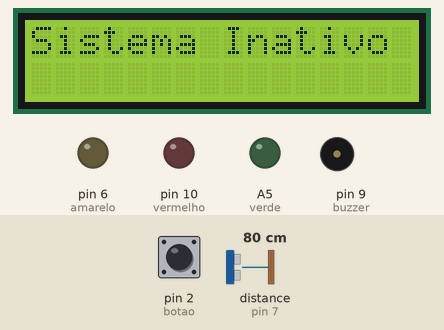
This sketch was run on a simulated Arduino Uno, built with avr-gcc and run on an emulated ATmega328P. Parts: 16×2 character LCD, output pins drawn as LEDs (lit = HIGH), buzzer (waves = sounding). The inputs (shaded band) are chosen by the test bench; at power-on: pin 2 (botao) HIGH, distance to the obstacle (sensor on pin 7) 80 cm. The echo pulse lasts 58.3 µs per cm; pins used as bus, display or sensor lines are not drawn.

Above: at 1.2 s.
1.3 s: pin 2 (botao) pulled LOW for 0.15 s
At 2.6 s:
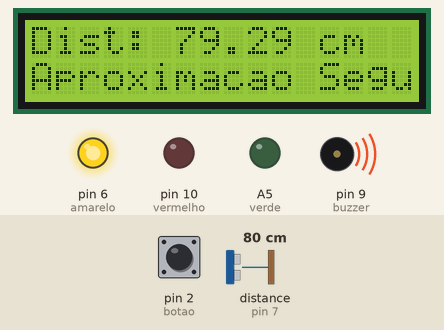
2.9 s: distance to the obstacle (sensor on pin 7) set to 86 cm
At 3.3 s:
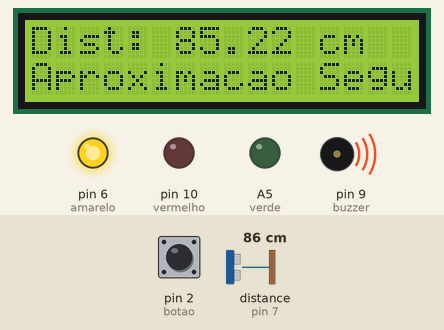
4.4 s: distance to the obstacle (sensor on pin 7) set to 94 cm
At 5.3 s:
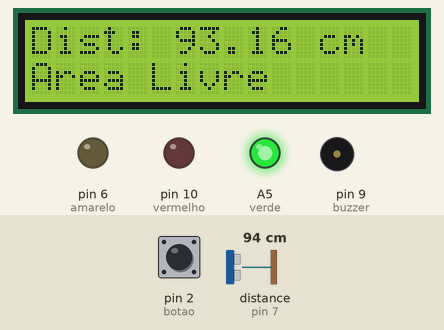
6.0 s: distance to the obstacle (sensor on pin 7) set to 2 cm
At 7.1 s:
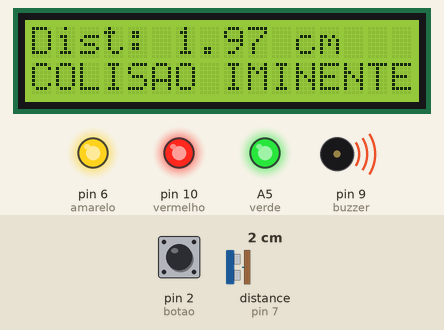
7.5 s: pin 2 (botao) pulled LOW for 1 s
At 9.4 s:
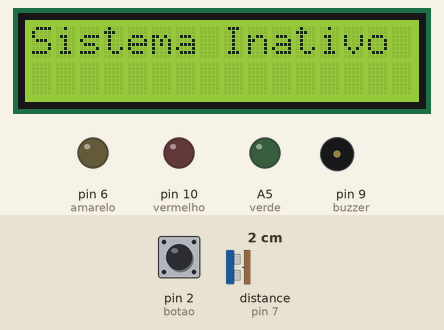
11.5 s: pin 2 (botao) pulled LOW for 3.2 s
At 15.5 s:
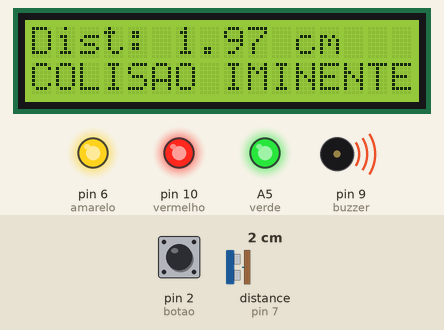
Timing chart, 0 to 17.0 s (numbered marks = the images above; inputs shaded):
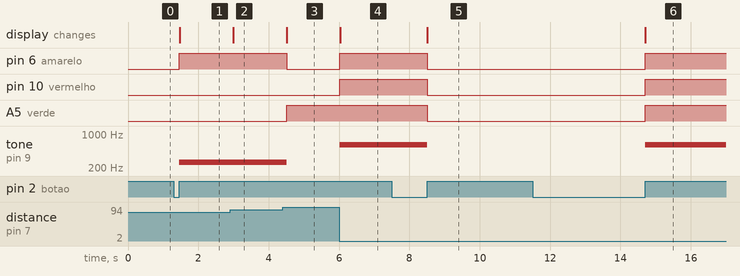

Measured:
- the behaviour switches between 90 and 91 cm on distance to the obstacle (sensor on pin 7) (found by bisection; images 2 and 3)
- after the input at 1.3 s, pin 6 (amarelo): LOW → HIGH after 0.16 s; tone on pin 9 (buzzer): silent → 262 Hz after 0.16 s; the display: changes after 0.17 s (image 1)
- after the input at 2.9 s, the display: changes after 0.09 s (image 2)
- after the input at 4.4 s, pin 6 (amarelo): HIGH → LOW after 0.11 s; A5 (verde): LOW → HIGH after 0.11 s; tone on pin 9 (buzzer): 262 Hz → silent after 0.11 s; the display: changes after 0.11 s (image 3)
- after the input at 6.0 s, pin 6 (amarelo), pin 10 (vermelho): LOW → HIGH at once; tone on pin 9 (buzzer): silent → 600 Hz at once; the display: changes at once (image 4)
- after the input at 7.5 s, pin 6 (amarelo), pin 10 (vermelho), A5 (verde): HIGH → LOW after 1.0 s; tone on pin 9 (buzzer): 600 Hz → silent after 1.0 s; the display: changes after 1.0 s (image 5)
- after the input at 11.5 s, pin 6 (amarelo), pin 10 (vermelho), A5 (verde): LOW → HIGH after 3.2 s; tone on pin 9 (buzzer): silent → 600 Hz after 3.2 s; the display: changes after 3.2 s (image 6)

The sketch:

main.ino
```cpp
#include <LiquidCrystal.h>

// Definição de pinos
#define verde A5
#define amarelo 6
#define vermelho 10
#define buzzer 9
#define trigger 13
#define echo 7
#define botao 2

LiquidCrystal lcd(12, 11, 5, 4, 3, 8);

// Variáveis
float tempo;
float distancia;
volatile int estado = LOW;
unsigned long x = 0;

// ---------------------- SETUP ----------------------
void setup() {
  pinMode(verde, OUTPUT);
  pinMode(amarelo, OUTPUT);
  pinMode(vermelho, OUTPUT);
  pinMode(buzzer, OUTPUT);
  pinMode(trigger, OUTPUT);
  pinMode(echo, INPUT);
  pinMode(botao, INPUT_PULLUP);

  digitalWrite(trigger, LOW);

  lcd.begin(16, 2);
  lcd.print("Sistema Pronto");

  x = millis();

  attachInterrupt(digitalPinToInterrupt(botao), rup, RISING);
}

// ---------------------- LOOP ----------------------
void loop() {

  if (estado == HIGH) {

    if ((millis() - x) > 500) {

      digitalWrite(trigger, HIGH);
      delayMicroseconds(10);
      digitalWrite(trigger, LOW);

      tempo = pulseIn(echo, HIGH);
      distancia = tempo * 0.034 / 2;

      x = millis();

      lcd.clear();
      lcd.setCursor(0, 0);
      lcd.print("Dist: ");
      lcd.print(distancia);
      lcd.print(" cm");
    }

    // -------- Lógica de distância --------

    if (distancia > 90) {
      digitalWrite(verde, HIGH);
      digitalWrite(amarelo, LOW);
      digitalWrite(vermelho, LOW);
      noTone(buzzer);

      lcd.setCursor(0, 1);
      lcd.print("Area Livre       ");
    }

    else if (distancia > 60) {
      digitalWrite(verde, LOW);
      digitalWrite(amarelo, HIGH);
      digitalWrite(vermelho, LOW);
      tone(buzzer, 262);

      lcd.setCursor(0, 1);
      lcd.print("Aproximacao Segura");
    }

    else if (distancia > 40) {
      digitalWrite(verde, LOW);
      digitalWrite(amarelo, HIGH);
      digitalWrite(vermelho, LOW);
      tone(buzzer, 330);

      lcd.setCursor(0, 1);
      lcd.print("Reducao de Espaco");
    }

    else if (distancia > 20) {
      digitalWrite(verde, LOW);
      digitalWrite(amarelo, LOW);
      digitalWrite(vermelho, HIGH);
      tone(buzzer, 349);

      lcd.setCursor(0, 1);
      lcd.print("Atencao Proxima  ");
    }

    else if (distancia > 10) {
      digitalWrite(verde, LOW);
      digitalWrite(amarelo, LOW);
      digitalWrite(vermelho, HIGH);
      tone(buzzer, 392);

      lcd.setCursor(0, 1);
      lcd.print("Risco de Colisao ");
    }

    else if (distancia > 5) {
      digitalWrite(verde, LOW);
      digitalWrite(amarelo, LOW);
      digitalWrite(vermelho, HIGH);
      tone(buzzer, 450);

      lcd.setCursor(0, 1);
      lcd.print("Distancia Critica");
    }

    else {
      digitalWrite(verde, HIGH);
      digitalWrite(amarelo, HIGH);
      digitalWrite(vermelho, HIGH);
      tone(buzzer, 600);

      lcd.setCursor(0, 1);
      lcd.print("COLISAO IMINENTE ");
    }
  }

  else {
    digitalWrite(vermelho, LOW);
    digitalWrite(verde, LOW);
    digitalWrite(amarelo, LOW);
    noTone(buzzer);

    lcd.clear();
    lcd.setCursor(0, 0);
    lcd.print("Sistema Inativo  ");
  }
}

// ---------------------- INTERRUPÇÃO ----------------------
void rup() {
  static unsigned long last = 0;

  if (millis() - last > 200) { // debounce
    estado = !estado;
    last = millis();
  }
}
```
